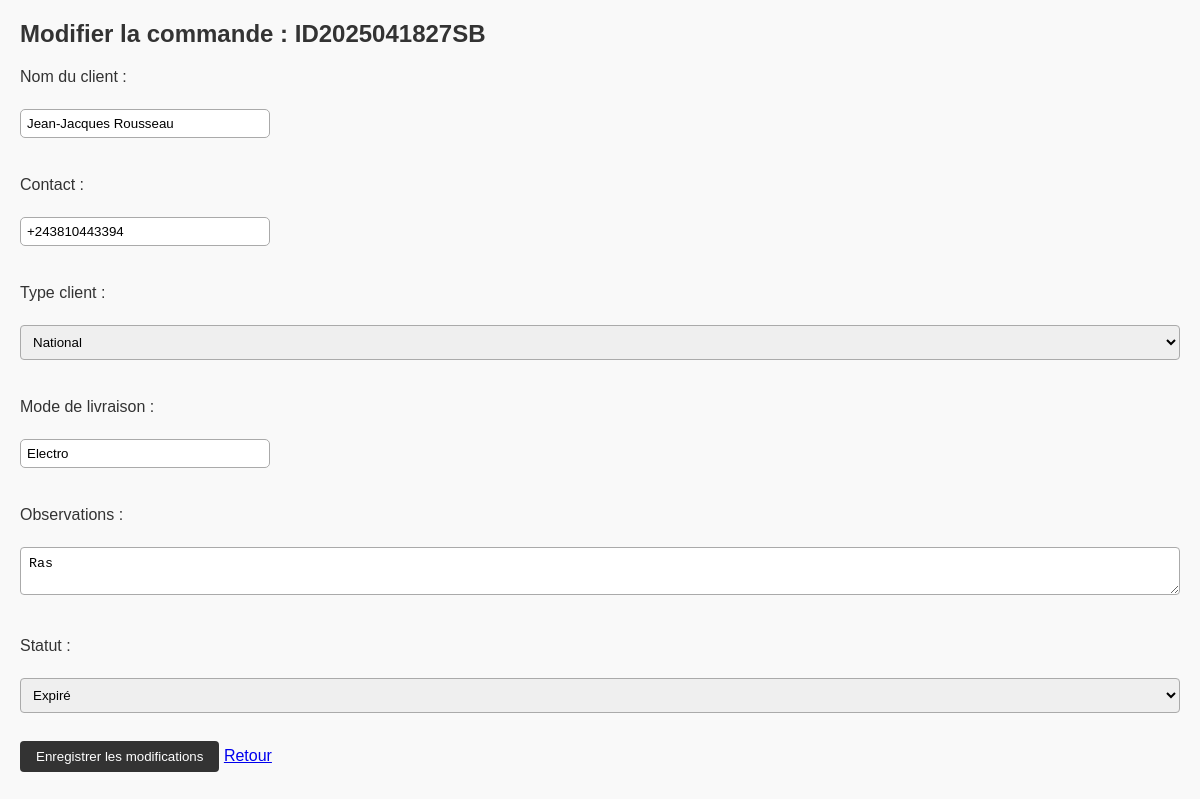
/commandes/modifier/12, run on an earlier commit of the app's database.
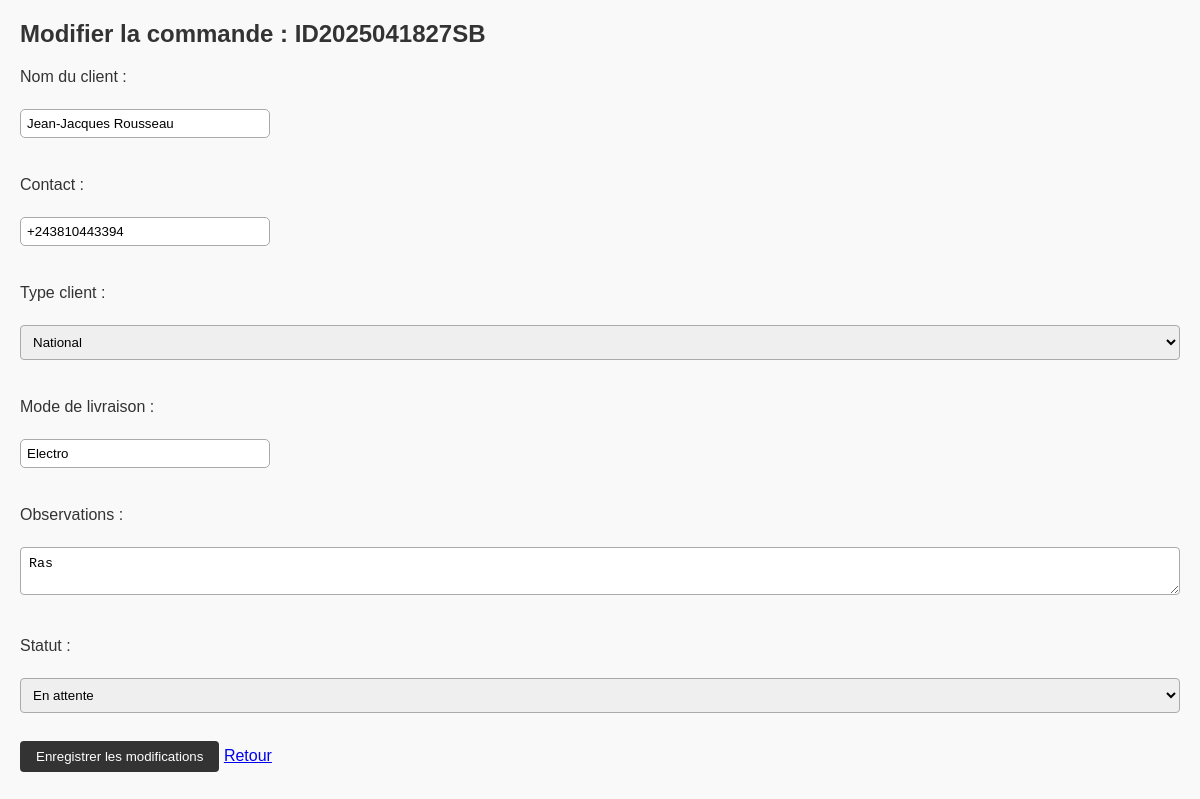
And on a later commit of the database.
### tables this page shows
CREATE TABLE proformas (
            id INTEGER PRIMARY KEY AUTOINCREMENT,
            nom_client TEXT,
            contact TEXT,
            type_client TEXT,
            produits TEXT,
            montant_total REAL,
            mode_livraison TEXT,
            frais_livraison REAL,
            observations TEXT,
            date_commande TEXT,
            date_generation TEXT,
            date_expiration TEXT,
            statut TEXT,
            chemin_fichier TEXT
        , id_commande TEXT);

### routes/commandes_routes.py (the view, shortened to what this page needs)
@commandes_bp.route("/modifier/<int:proforma_id>", methods=["GET", "POST"])
def modifier_commande(proforma_id):
    conn = sqlite3.connect(DB_NAME)
    conn.row_factory = sqlite3.Row
    c = conn.cursor()
    c.execute("SELECT * FROM proformas WHERE id=?", (proforma_id,))
    proforma = c.fetchone()
    conn.close()
    if not proforma:
        return "Commande non trouvée", 404
    return render_template("modifier_commande.html", proforma=proforma)

### templates/modifier_commande.html (shortened to what this page needs)
<!DOCTYPE html>
<html lang="fr">
<head>
    <link rel="stylesheet" href="{{ url_for('static', filename='style.css') }}">
</head>
<body>
    <h2>Modifier la commande : {{ proforma['id_commande'] }}</h2>
    <form method="POST">
        <label>Nom du client :</label><br>
        <input type="text" name="nom_client" value="{{ proforma['nom_client'] }}"><br><br>
        <label>Contact :</label><br>
        <input type="text" name="contact" value="{{ proforma['contact'] }}"><br><br>
        <label>Type client :</label><br>
        <select name="type_client">
            <option value="National" {% if proforma['type_client'] == 'National' %}selected{% endif %}>National</option>
        </select><br><br>
        <label>Mode de livraison :</label><br>
        <input type="text" name="mode_livraison" value="{{ proforma['mode_livraison'] }}"><br><br>
        <label>Observations :</label><br>
        <textarea name="observations">{{ proforma['observations'] }}</textarea><br><br>
        <label>Statut :</label><br>
        <select name="statut">
            <option value="En attente" {% if proforma['statut'] == 'En attente' %}selected{% endif %}>En attente</option>
            <option value="Expiré" {% if proforma['statut'] == 'Expiré' %}selected{% endif %}>Expiré</option>
        </select><br><br>
        <button type="submit">Enregistrer les modifications</button>
        <a href="{{ url_for('commandes.liste_commandes') }}">Retour</a>
    </form>
</body>
</html>

What changed in the data, as far as the page shows it:
changed proformas "ID2025041827SB": statut "Expiré" → (not shown)
Also different on the page:
form field statut: (not shown) → "En attente"
